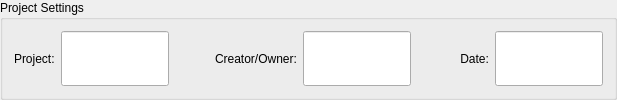
             <widget class="QGroupBox" name="groupBox_ProjectSettings">
              <property name="sizePolicy">
               <sizepolicy hsizetype="Preferred" vsizetype="Fixed">
                <horstretch>0</horstretch>
                <verstretch>0</verstretch>
               </sizepolicy>
              </property>
              <property name="minimumSize">
               <size>
                <width>0</width>
                <height>0</height>
               </size>
              </property>
              <property name="title">
               <string>Project Settings</string>
              </property>
              <layout class="QHBoxLayout" name="horizontalLayout">
               <item>
                <widget class="QLabel" name="label_Project">
                 <property name="sizePolicy">
                  <sizepolicy hsizetype="MinimumExpanding" vsizetype="MinimumExpanding">
                   <horstretch>0</horstretch>
                   <verstretch>0</verstretch>
                  </sizepolicy>
                 </property>
                 <property name="text">
                  <string>Project:</string>
                 </property>
                </widget>
               </item>
               <item>
                <widget class="QLineEdit" name="lineEdit_projectName">
                 <property name="sizePolicy">
                  <sizepolicy hsizetype="MinimumExpanding" vsizetype="MinimumExpanding">
                   <horstretch>0</horstretch>
                   <verstretch>0</verstretch>
                  </sizepolicy>
                 </property>
                 <property name="maximumSize">
                  <size>
                   <width>120</width>
                   <height>16777215</height>
                  </size>
                 </property>
                </widget>
               </item>
               <item>
                <spacer name="horizontalSpacer_4">
                 <property name="orientation">
                  <enum>Qt::Horizontal</enum>
                 </property>
                 <property name="sizeHint" stdset="0">
                  <size>
                   <width>40</width>
                   <height>20</height>
                  </size>
                 </property>
                </spacer>
               </item>
               <item>
                <widget class="QLabel" name="label_CreatorOwner">
                 <property name="sizePolicy">
                  <sizepolicy hsizetype="MinimumExpanding" vsizetype="MinimumExpanding">
                   <horstretch>0</horstretch>
                   <verstretch>0</verstretch>
                  </sizepolicy>
                 </property>
                 <property name="text">
                  <string>Creator/Owner:</string>
                 </property>
                </widget>
               </item>
               <item>
                <widget class="QLineEdit" name="lineEdit_CreatorOwner">
                 <property name="sizePolicy">
                  <sizepolicy hsizetype="MinimumExpanding" vsizetype="MinimumExpanding">
                   <horstretch>0</horstretch>
                   <verstretch>0</verstretch>
                  </sizepolicy>
                 </property>
                 <property name="maximumSize">
                  <size>
                   <width>120</width>
                   <height>16777215</height>
                  </size>
                 </property>
                </widget>
               </item>
               <item>
                <spacer name="horizontalSpacer_5">
                 <property name="orientation">
                  <enum>Qt::Horizontal</enum>
                 </property>
                 <property name="sizeHint" stdset="0">
                  <size>
                   <width>40</width>
                   <height>20</height>
                  </size>
                 </property>
                </spacer>
               </item>
               <item>
                <widget class="QLabel" name="label_Date">
                 <property name="sizePolicy">
                  <sizepolicy hsizetype="MinimumExpanding" vsizetype="MinimumExpanding">
                   <horstretch>0</horstretch>
                   <verstretch>0</verstretch>
                  </sizepolicy>
                 </property>
                 <property name="text">
                  <string> Date:</string>
                 </property>
                </widget>
               </item>
               <item>
                <widget class="QLineEdit" name="lineEdit_date">
                 <property name="sizePolicy">
                  <sizepolicy hsizetype="MinimumExpanding" vsizetype="MinimumExpanding">
                   <horstretch>0</horstretch>
                   <verstretch>0</verstretch>
                  </sizepolicy>
                 </property>
                 <property name="maximumSize">
                  <size>
                   <width>120</width>
                   <height>16777215</height>
                  </size>
                 </property>
                </widget>
               </item>
              </layout>
             </widget>
